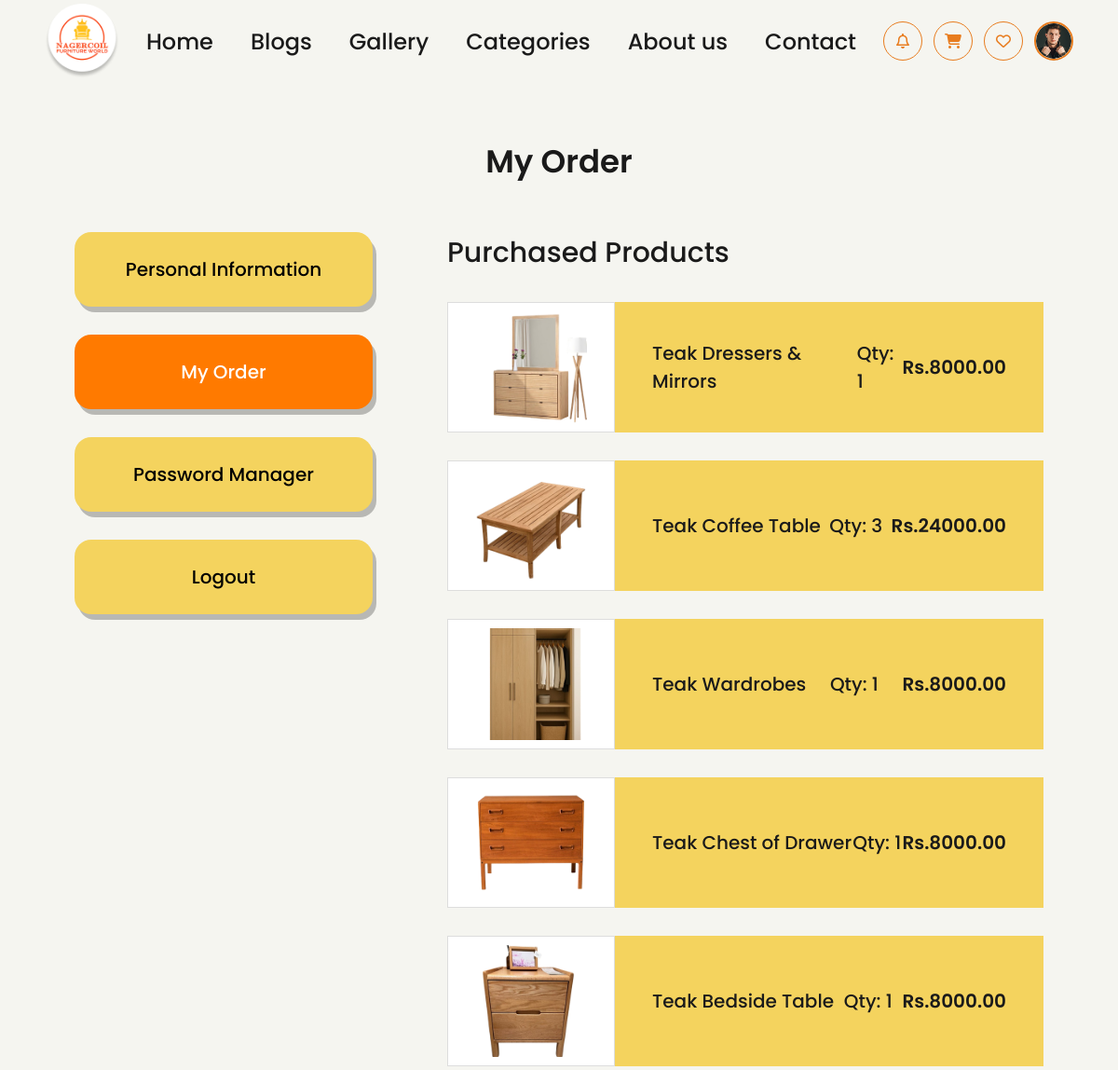
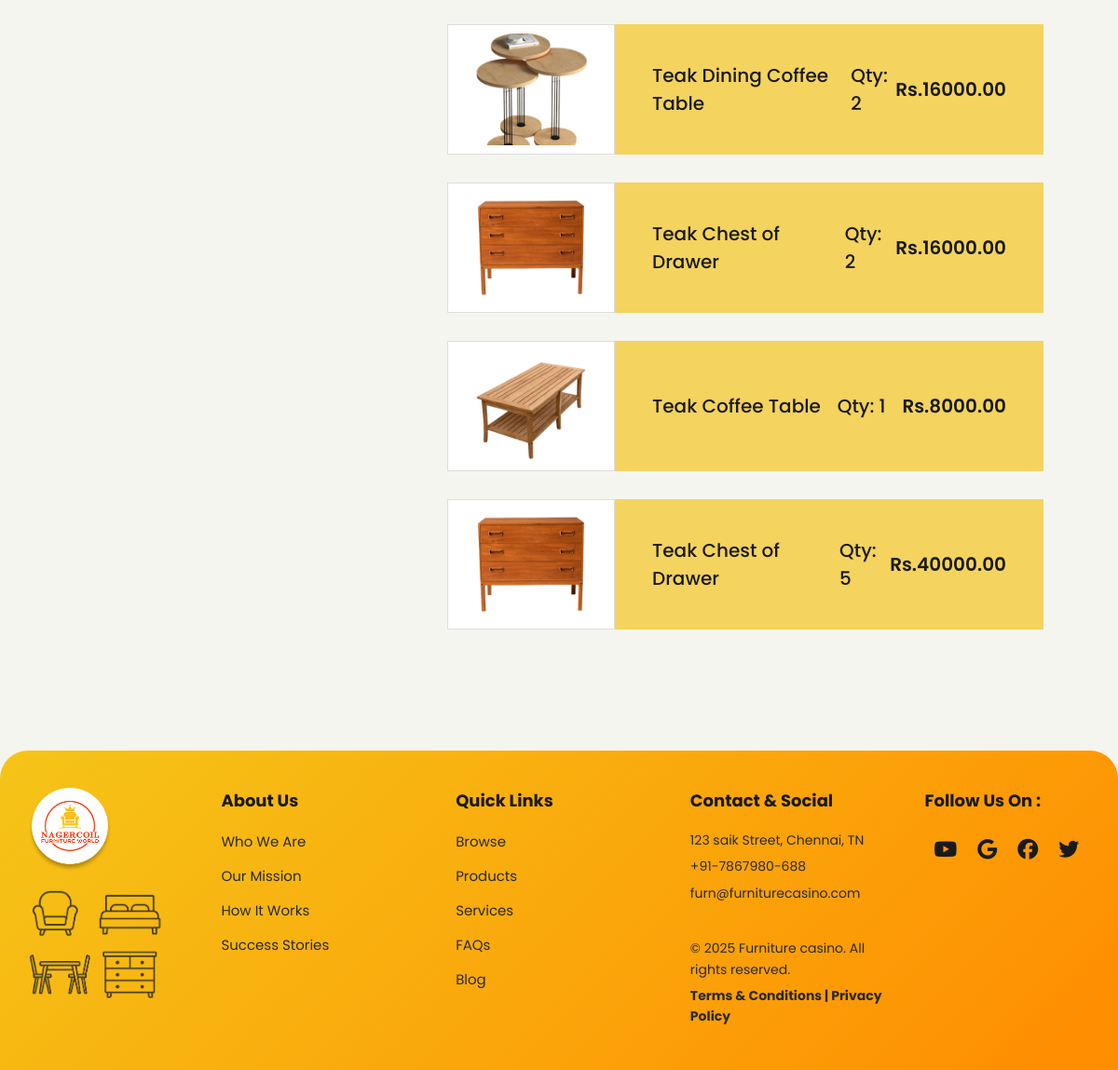
/orders/ (signed in), run on an earlier commit of the app's database (2 pictures, top to bottom).
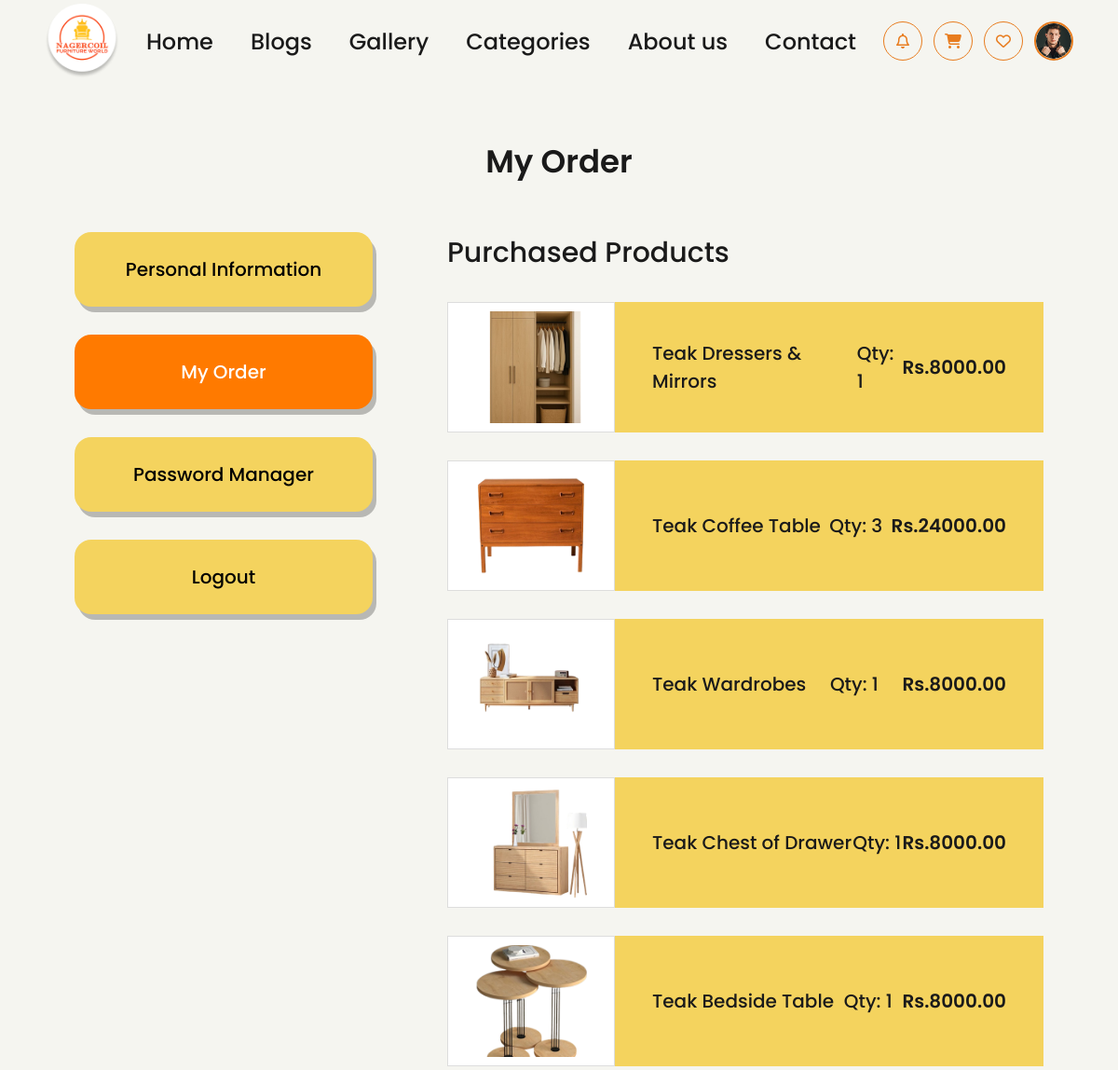
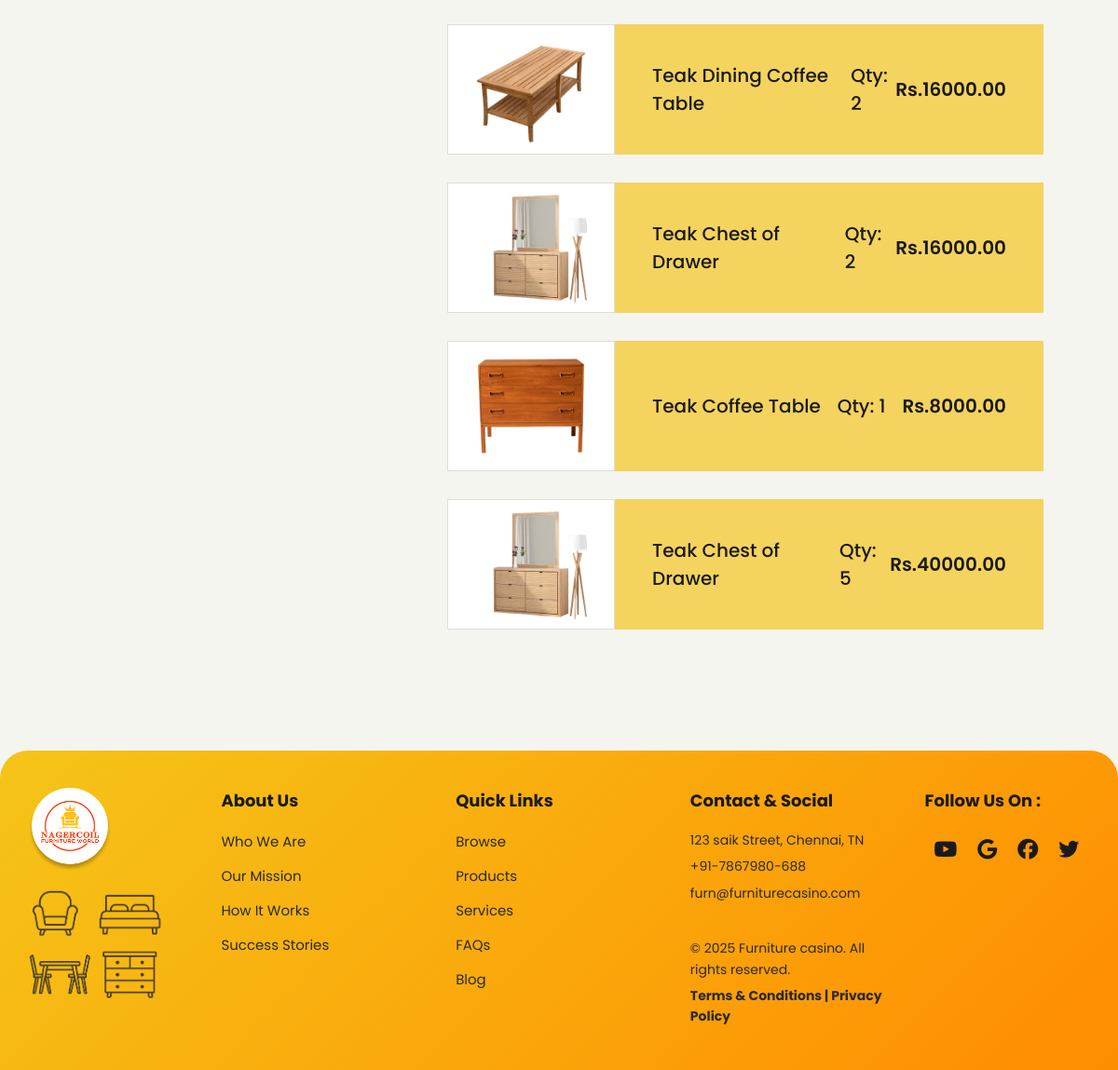
And on a later commit of the database (2 pictures, top to bottom).
### furniture/models.py (models this page shows, shortened)
class OrderItem(models.Model):
    order = models.ForeignKey(Order, on_delete=models.CASCADE, related_name='items')
    product = models.ForeignKey(Product, on_delete=models.CASCADE)
    quantity = models.PositiveIntegerField()
    price = models.DecimalField(max_digits=10, decimal_places=2)
    def subtotal(self):
        return self.price * self.quantity

class Product(models.Model):
    name = models.CharField(max_length=200)
    category = models.ForeignKey(Category, on_delete=models.CASCADE, related_name='products')
    description = models.TextField(blank=True)
    price = models.DecimalField(max_digits=10, decimal_places=2)
    image = models.ImageField(upload_to='products/')
    stock = models.PositiveIntegerField(default=0)
    created_at = models.DateTimeField(auto_now_add=True)

### furniture/views.py (the view)
# urls.py: path('orders/',             views.orders,           name='orders'),
@login_required
def orders(request):
    user_orders = (
        Order.objects.filter(user=request.user)
        .order_by('-created_at')
        .prefetch_related('items__product')
    )
    return render(request, 'orders.html', {'orders': user_orders})

### furniture/templatetags/shop_tags.py (called while the page is built)
@register.simple_tag(takes_context=True)
def product_image_src(context, product):
    if product and getattr(product, 'image', None) and getattr(product.image, 'name', None):
        try:
            if product.image.storage.exists(product.image.name) and product.image.storage.size(product.image.name) > 300:
                return product.image.url
        except Exception:
            pass
    if product and getattr(product, 'id', None):
        fallback_num = (product.id % 9) + 1
        if fallback_num == 0:
            fallback_num = 1
    else:
        fallback_num = 1
    return f'/static/images/pro{fallback_num}.png'

### furniture/templates/orders.html (shortened to what this page needs)
{% extends 'base.html' %}
{% load static %}
{% load shop_tags %}
{% block content %}
<section class="order-page">
    <h1 class="page-title">My Order</h1>
    <div class="order-container">
        <div class="sidebar">
            <a href="{% url 'profile' %}" class="menu-btn">
                Personal Information
            </a>
            <a href="{% url 'orders' %}" class="menu-btn active">
                My Order
            </a>
            <a href="{% url 'password_change' %}" class="menu-btn">
                Password Manager
            </a>
            <a href="{% url 'logout' %}" class="menu-btn">
                Logout
            </a>
        </div>
        <div class="orders-content">
            <h2 class="section-title">Purchased Products</h2>
            {% if orders %}
                {% for order in orders %}
                    {% for item in order.items.all %}
                        <a href="{% url 'product_detail' item.product.id %}" style="text-decoration: none; color: inherit; display: block;">
                          <div class="order-card">
                              <div class="product-img">
                                  <img src="{% product_image_src item.product %}" alt="{{ item.product.name }}" width="120" height="120" loading="lazy">
                              </div>
                              <div class="product-info">
                                  <span>{{ item.product.name }}</span>
                                  <span>Qty: {{ item.quantity }}</span>
                                  <span class="price">Rs.{{ item.subtotal|floatformat:2 }}</span>
                              </div>
                          </div>
                        </a>
                    {% endfor %}
                {% endfor %}
            {% endif %}
        </div>
    </div>
</section>
{% endblock %}

### furniture/templates/base.html (shortened to what this page needs)
<!DOCTYPE html>
<html lang="en">
<head>
  {% load static %}
  <link rel="stylesheet" href="https://cdnjs.cloudflare.com/ajax/libs/font-awesome/6.5.0/css/all.min.css" />
</head>
<body>
<nav>
  <div class="nav-logo">
    {% block nav_logo %}
        <img src="{% static 'images/logo.png' %}" alt="Logo" width="60" height="60">
    {% endblock %}
</div>
  <ul class="nav-links">
    <li><a href="{% url 'home' %}" class="{% if request.resolver_match.url_name == 'home' %}active{% endif %}{% block nav_home %}{% endblock %}">Home</a></li>
    <li><a href="{% url 'blogs' %}" class="{% if request.resolver_match.url_name == 'blogs' %}active{% endif %}{% block nav_blogs %}{% endblock %}">Blogs</a></li>
    <li><a href="{% url 'gallery' %}" class="{% if request.resolver_match.url_name == 'gallery' %}active{% endif %}{% block nav_gallery %}{% endblock %}">Gallery</a></li>
    <li><a href="{% url 'categories' %}" class="{% if request.resolver_match.url_name == 'categories' or request.resolver_match.url_name == 'shop' %}active{% endif %}{% block nav_categories %}{% endblock %}">Categories</a></li>
    <li><a href="{% url 'about' %}" class="{% if request.resolver_match.url_name == 'about' %}active{% endif %}{% block nav_about %}{% endblock %}">About us</a></li>
    <li><a href="{% url 'contact' %}" class="{% if request.resolver_match.url_name == 'contact' or request.resolver_match.url_name == 'enquiry' %}active{% endif %}{% block nav_contact %}{% endblock %}">Contact</a></li>
  </ul>
  <div class="nav-icons">
    <a href="{% url 'notifications' %}" class="nav-icon-btn" title="Notifications">
      <i class="fa-regular fa-bell"></i>
    </a>
    <a href="{% url 'cart' %}" class="nav-icon-btn" title="Cart" style="position: relative;">
      <i class="fa-solid fa-cart-shopping"></i>
    </a>
    <a href="{% url 'wishlist' %}" class="nav-icon-btn" title="Wishlist">
      <i class="fa-regular fa-heart"></i>
    </a>
    <div class="nav-account-wrapper">
      <div class="nav-avatar" onclick="toggleDropdown()" title="Account">
        {% if user.is_authenticated and user.profile_picture %}
          <img src="{{ user.profile_picture.url }}" alt="Profile" id="navAvatarDP" />
        {% else %}
          <img src="{% static 'images/dp.png' %}" alt="Profile" id="navAvatarDP" />
        {% endif %}
      </div>
    </div>
  </div>
</nav>
<main>
  {% block content %}{% endblock %}
</main>
<footer class="footer">
  <div class="footer-container">
    <div class="footer-col col-logo">
      <div class="footer-logo">
        <img src="{% static 'images/logo.png' %}">
      </div>
      <div class="footer-furniture-icons">
        <img src="{% static 'images/footer.png' %}">
      </div>
    </div>
    <div class="footer-col">
      <h4>About Us</h4>
      <ul>
        <li><a href="{% url 'about' %}">Who We Are</a></li>
        <li><a href="{% url 'about' %}">Our Mission</a></li>
        <li><a href="{% url 'about' %}">How It Works</a></li>
        <li><a href="{% url 'home' %}">Success Stories</a></li>
      </ul>
    </div>
    <div class="footer-col">
      <h4>Quick Links</h4>
      <ul>
        <li><a href="{% url 'categories' %}">Browse</a></li>
        <li><a href="{% url 'shop' %}">Products</a></li>
        <li><a href="{% url 'contact' %}">Services</a></li>
        <li><a href="{% url 'contact' %}">FAQs</a></li>
        <li><a href="{% url 'blogs' %}">Blog</a></li>
      </ul>
    </div>
    <div class="footer-col">
      <h4>Contact & Social</h4>
      <p>123 saik Street, Chennai, TN</p>
      <p>+91-7867980-688</p>
      <p>furn@furniturecasino.com</p>
      <br>
      <p>© 2025 Furniture casino. All rights reserved.</p>
      <p><b>Terms & Conditions | Privacy Policy</b></p>
    </div>
    <div class="footer-col col-follow">
      <h4>Follow Us On :</h4>
      <div class="footer-social">
        <i class="fab fa-youtube"></i>
        <i class="fab fa-google"></i>
        <i class="fab fa-facebook"></i>
        <i class="fab fa-twitter"></i>
      </div>
    </div>
  </div>
</footer>
</body>
</html>

### furniture/templates/base.html (style rules this page uses)
*, *::before, *::after { box-sizing: border-box; margin: 0; padding: 0; }
:root { --orange-primary: #E87C1E; --orange-dark: #D4660A; --orange-light: #F5A623; --orange-bg: #FFF8F0; --black: #1A1A1A; --white: #FFFFFF; --gray-light: #F5F5F0; --nav-height: 88px; }
body { font-family: 'Poppins', sans-serif; background-color: var(--gray-light); color: var(--black); overflow-x: hidden; }
nav { position: fixed; top: 0; left: 0; width: 100%; height: var(--nav-height); background: var(--gray-light); display: flex; align-items: center; justify-content: space-between; padding: 20px 48px; z-index: 1000; }
.nav-logo { width: 80px; height: 80px; overflow: hidden; display: flex; align-items: center; justify-content: center; flex-shrink: 0; }
.nav-logo img { width: 100%; height: 100%; object-fit: contain; }
.nav-links { display: flex; align-items: center; gap: 40px; list-style: none; }
.nav-links a { font-style: bold; text-decoration: none; font-size: 24px; font-weight: 500; color: var(--black); transition: color 0.2s; position: relative; }
.nav-icons { display: flex; align-items: center; gap: 12px; }
.nav-icon-btn { width: 42px; height: 42px; border-radius: 50%; border: 1.5px solid var(--orange-primary); background: transparent; display: flex; align-items: center; justify-content: center; cursor: pointer; color: var(--orange-primary); font-size: 16px; transition: background 0.2s, color 0.2s; text-decoration: none; }
.nav-avatar { width: 42px; height: 42px; border-radius: 50%; overflow: hidden; cursor: pointer; border: 2px solid var(--orange-primary); }
.nav-avatar img { width: 100%; height: 100%; object-fit: cover; }
.nav-account-wrapper { position: relative; }
main { padding-top: var(--nav-height); }
.footer { background: linear-gradient(135deg, #f5c518, #ff8c00); padding: 40px 0; border-radius: 30px 30px 0 0; margin-top: 40px; }
.footer-container { max-width: 1200px; margin: 0 auto; padding: 0 30px; display: flex; justify-content: space-between; align-items: flex-start; gap: 30px; }
.footer-col { flex: 1; }
.footer-col h4 { font-size: 18px; font-weight: 700; color: #1a1a1a; margin-bottom: 18px; }
.footer-col ul { list-style: none; padding: 0; margin: 0; }
.footer-col ul li { margin-bottom: 12px; }
.footer-col ul li a { text-decoration: none; color: #2a2a2a; font-size: 15px; transition: color 0.3s; }
.footer-col p { font-size: 14px; color: #2a2a2a; margin: 6px 0; line-height: 1.6; }
.col-logo { flex: 0.8; }
.footer-logo img { width: 90px; text-align: center; }
.footer-furniture-icons { display: grid; grid-template-columns: 1fr; width: 130px; }
.footer-furniture-icons img { width: 145px; opacity: 0.85; }
.col-follow { flex: 0.8; text-align: left; }
.footer-social { display: flex; gap: 2px; flex-wrap: wrap; margin-top: 5px; }
.footer-social i { font-size: 22px; padding: 10px; border-radius: 8px; animation: iconColorCycle 2s infinite alternate ease-in-out; }
.footer-social i:nth-child(1) { animation-delay: 0s; }
.footer-social i:nth-child(2) { animation-delay: 0.4s; }
.footer-social i:nth-child(3) { animation-delay: 0.8s; }
.footer-social i:nth-child(4) { animation-delay: 1.2s; }

### furniture/templates/orders.html (style rules this page uses)
.order-page { padding: 60px 80px; }
.page-title { text-align: center; font-size: 34px; font-weight: 600; margin-bottom: 50px; }
.order-container { display: flex; gap: 80px; align-items: flex-start; }
.sidebar { width: 320px; display: flex; flex-direction: column; gap: 30px; }
.menu-btn { text-decoration: none; background: #f4d35e; padding: 25px; border-radius: 18px; font-size: 20px; font-weight: 500; text-align: center; color: #000; box-shadow: 4px 6px 0 rgba(0,0,0,0.25); transition: 0.3s; }
.menu-btn.active { background: #ff7a00; color: #fff; }
.orders-content { flex: 1; }
.section-title { font-size: 30px; font-weight: 500; margin-bottom: 30px; }
.order-card { display: flex; align-items: center; margin-bottom: 30px; }
.product-img { width: 180px; height: 140px; background: #fff; display: flex; align-items: center; justify-content: center; border: 1px solid #ddd; }
.product-img img { width: 120px; }
.product-info { flex: 1; background: #f4d35e; height: 140px; display: flex; align-items: center; justify-content: space-between; padding: 0 40px; font-size: 20px; font-weight: 500; }
.price { font-weight: 600; }

What changed in the data, as far as the page shows it:
changed through a linked row, OrderItem "Teak Dressers & Mirrors": image: picture removed, a placeholder shows
changed through a linked row, OrderItem (number 2 of 9 on the later page): image: picture removed, a placeholder shows
changed through a linked row, OrderItem "Teak Wardrobes": image: picture removed, a placeholder shows
changed through a linked row, OrderItem (number 4 of 9 on the later page): image: picture removed, a placeholder shows
changed through a linked row, OrderItem "Teak Bedside Table": image: picture removed, a placeholder shows
changed through a linked row, OrderItem "Teak Dining Coffee Table": image: picture removed, a placeholder shows
changed through a linked row, OrderItem (number 7 of 9 on the later page): image: picture removed, a placeholder shows
changed through a linked row, OrderItem (number 8 of 9 on the later page): image: picture removed, a placeholder shows
changed through a linked row, OrderItem (number 9 of 9 on the later page): image: picture removed, a placeholder shows
